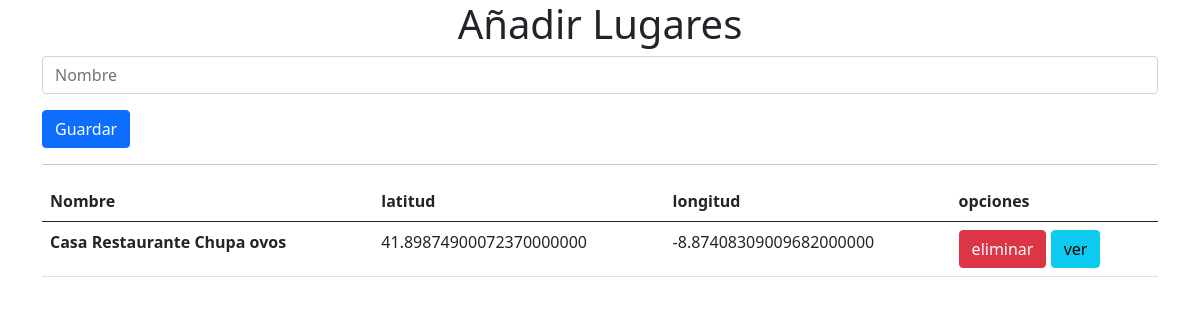
Page /register_place on the earlier database version.
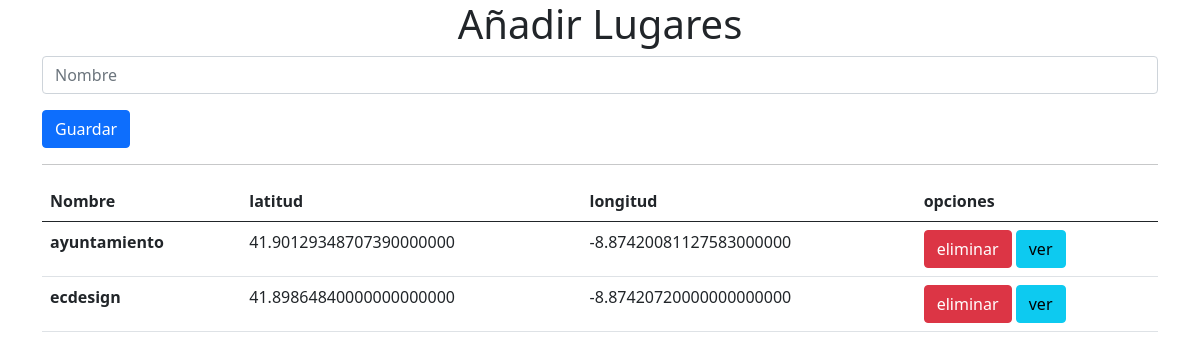
Same page on the later database version.
### place/models.py (models this page shows, shortened)
class Place(models.Model):
    name = models.CharField(max_length=255)
    latitude = models.DecimalField(max_digits=30, decimal_places=20)
    longitude = models.DecimalField(max_digits=30, decimal_places=20)
    uuid = models.UUIDField(default=uuid.uuid4, editable=False)

### place/views.py (the view, shortened to what this page needs)
# urls.py: path('register_place', register_place, name="register_place"),
def register_place(request):
    return render(request, 'register_place.html', {'items':Place.objects.all()})

### templates/register_place.html (shortened to what this page needs)
{% load static %}
<!DOCTYPE html>
<html lang="es">
<head>
    <link href="https://cdn.jsdelivr.net/npm/bootstrap@5.0.2/dist/css/bootstrap.min.css" rel="stylesheet">
    <link rel="stylesheet" href="https://cdnjs.cloudflare.com/ajax/libs/leaflet/1.7.1/leaflet.css" />
</head>
<body>
<div class="container">
  <div class="text-center">
    <h1>Añadir Lugares</h1>
  </div>
  <form id="miFormulario" method="POST" action="{% url 'place:register_place' %}">
    <div class="mb-3">
      <input type="text" class="form-control" name="nombre" placeholder="Nombre" required>
    </div>
    <button type="submit" class="btn btn-primary">Guardar</button>
  </form>
  <hr>
  {% if items %}
  <table class="table">
  <thead>
    <tr>
      <th scope="col">Nombre</th>
      <th scope="col">latitud</th>
      <th scope="col">longitud</th>
      <th scope="col">opciones</th>
    </tr>
  </thead>
  <tbody>
    {% for item in items %}
    <tr>
      <th>{{ item.name }}</th>
      <td>{{ item.latitude }}</td>
      <td>{{ item.longitude }}</td>
      <td>
        <a href="{% url 'place:delete_place' item.uuid %}" class="btn btn-danger">eliminar</a>
        <a href="{% url 'place:detail_place' item.uuid %}" class="btn btn-info">ver</a>
      </td>
    </tr>
    {% endfor %}
  </tbody>
</table>
  {% endif %}
</div>
</body>
</html>

Differences in the rows shown:
removed Place: name "Casa Restaurante Chupa ovos", latitude "41.89874900072370000000", longitude "-8.87408309009682000000"
added Place: name "ayuntamiento", latitude "41.90129348707390000000", longitude "-8.87420081127583000000"
added Place: name "ecdesign", latitude "41.89864840000000000000", longitude "-8.87420720000000000000"
